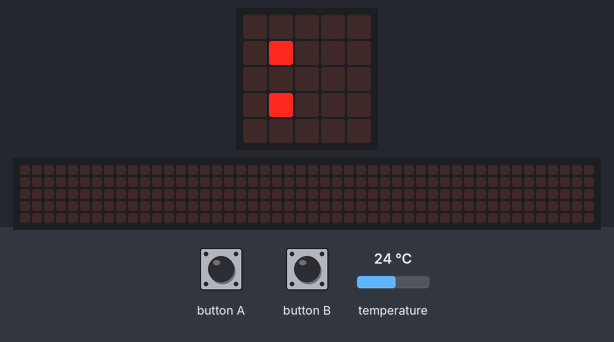
Simulated run of this program. Board: BBC micro:bit (MakeCode). On the bench: the board's 5×5 LED display, a strip that is not on the board, showing the scrolling text unrolled. Inputs (shaded band) come from the test bench; at power-on: temperature 24 °C. The 48×5 strip is a reading aid, not a part: it shows the text the display is scrolling, unrolled, one strip-width of it at a time.

Above: at 0.1 s.
2.4 s: button A pressed for 0.15 s
At 2.62 s:
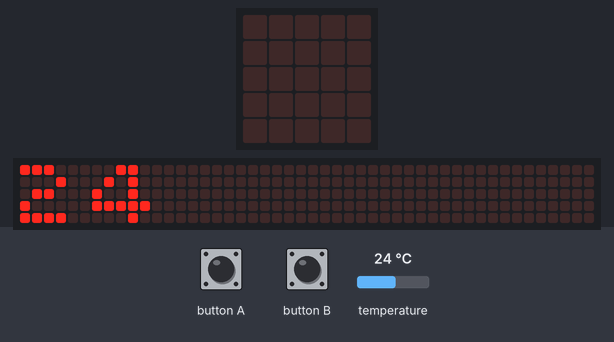
3.1 s: button B pressed for 0.15 s
At 6.07 s:
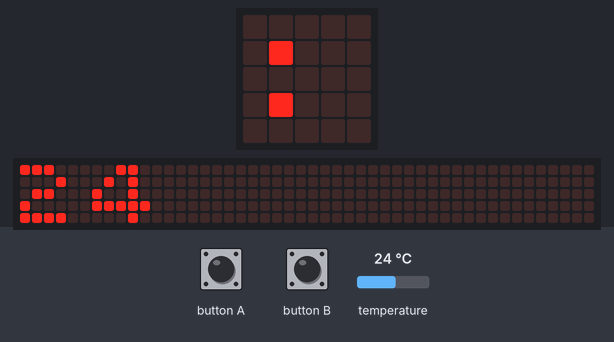
15.7 s: button A pressed for 0.15 s
At 16.07 s:
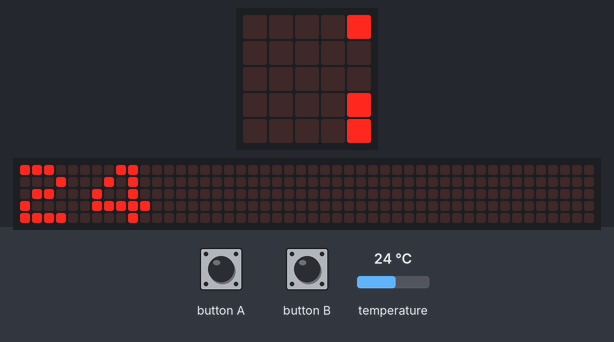
Timing chart, 0 to 18.7 s (numbered marks = the images above; inputs shaded):
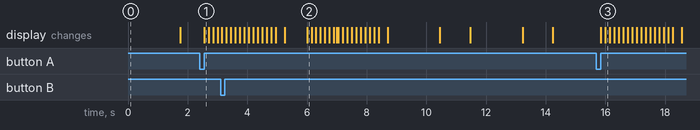

Measured:
- after the input at 2.4 s, the display: changes after 0.15 s (image 1)
- after the input at 15.7 s, the display: first changes after 0.15 s (image 3 shows a later state)

The program:

main.ts
```typescript
input.onButtonPressed(Button.A, function () {
    basic.showNumber(min)
})
input.onButtonPressed(Button.B, function () {
    basic.showNumber(max)
})
let min = 0
let max = 0
let currenttemperature = input.temperature()
max = currenttemperature
min = currenttemperature
basic.forever(function () {
    basic.showString(":")
    currenttemperature = input.temperature()
    if (currenttemperature < min) {
        min = currenttemperature
    }
    if (currenttemperature > max) {
        max = currenttemperature
    }
    basic.pause(1000)
    basic.clearScreen()
    basic.pause(1000)
})
```

test.ts
```typescript
// aquí va el archivo "tests"; esto no se compilará cuando este paquete se utilice como una extensión.
```
